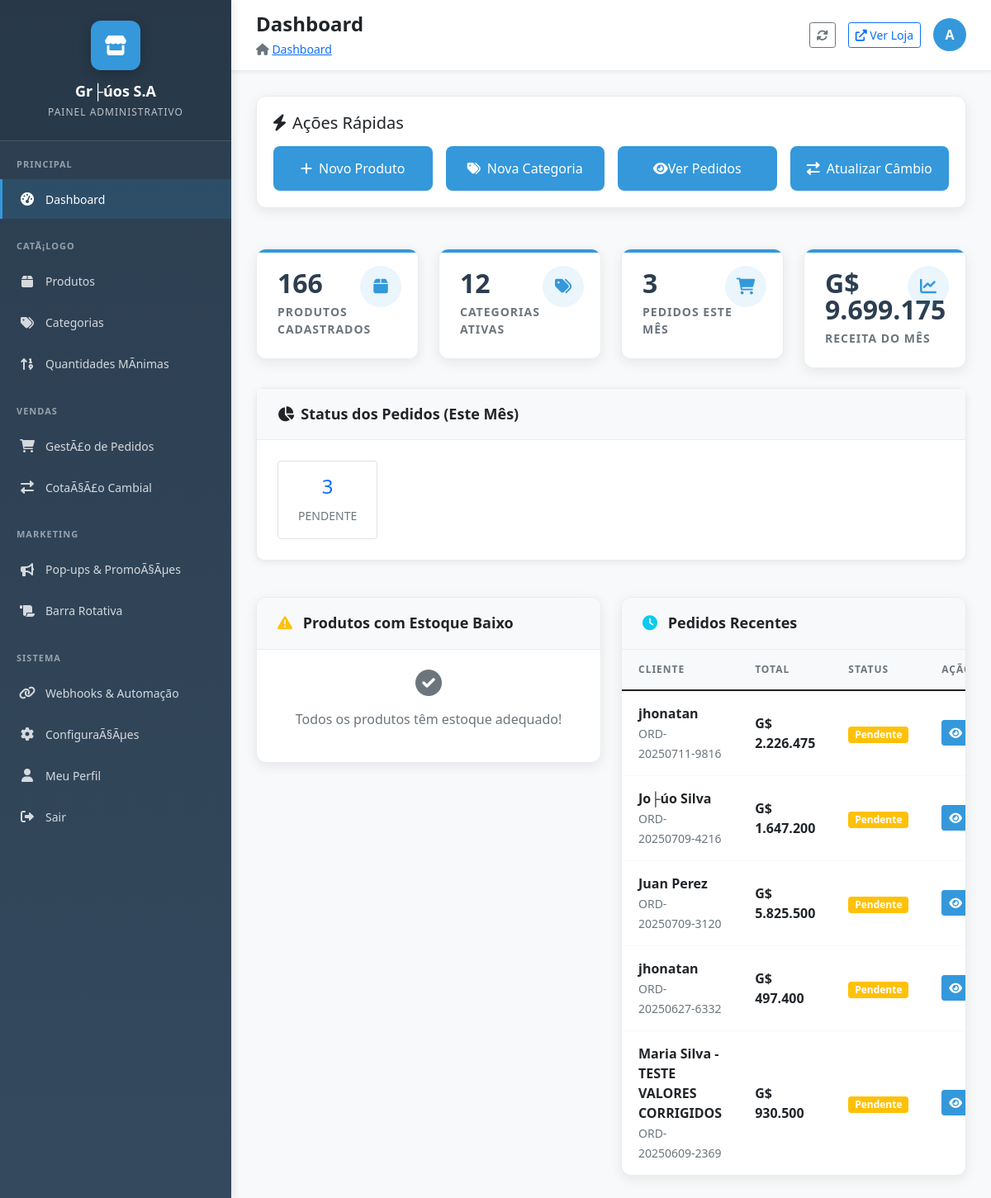
Page /admin/dashboard.php (signed in) on the committed database.
### tables this page shows
CREATE TABLE `store_settings` (
  `id` int(11) NOT NULL AUTO_INCREMENT,
  `store_name` varchar(255) NOT NULL,
  `store_description` text DEFAULT NULL,
  `whatsapp_number` varchar(50) DEFAULT NULL,
  `shipping_rate` decimal(10,2) NOT NULL DEFAULT 1500.00,
  `address` text DEFAULT NULL,
  `business_hours` text DEFAULT NULL,
  `logo_url` varchar(255) DEFAULT NULL,
  `social_facebook` varchar(255) DEFAULT NULL,
  `social_instagram` varchar(255) DEFAULT NULL,
  `social_twitter` varchar(255) DEFAULT NULL,
  `updated_at` timestamp NOT NULL DEFAULT current_timestamp() ON UPDATE current_timestamp(),
  `contact_seller_text` varchar(255) DEFAULT 'Consultar con el vendedor' COMMENT 'Texto em espanhol para produtos sem pre├ºo',
  `default_min_quantity` int(11) DEFAULT 10 COMMENT 'Quantidade m├¡nima padr├úo para novos produtos',
  `hide_retail_price` tinyint(1) DEFAULT 0 COMMENT 'Se 1, remove pre├ºo de varejo do sistema',
  `enable_shipping` tinyint(1) DEFAULT 1 COMMENT 'Se 1 calcula frete, se 0 n├úo mostra frete',
  `shipping_control_text` varchar(255) DEFAULT 'Frete calculado automaticamente' COMMENT 'Texto explicativo para o frete',
  `enable_global_minimums` tinyint(1) DEFAULT 1 COMMENT 'Se 1 respeita m├¡nimos dos produtos, se 0 ignora todos os m├¡nimos',
  `minimum_explanation_text` varchar(255) DEFAULT 'Vendemos somente no m├¡nimo especificado' COMMENT 'Texto explicativo para m├¡nimos',
  PRIMARY KEY (`id`),
  KEY `idx_store_shipping_enabled` (`enable_shipping`),
  KEY `idx_store_minimums_enabled` (`enable_global_minimums`)
);

CREATE TABLE `orders` (
  `id` int(11) NOT NULL AUTO_INCREMENT,
  `order_number` varchar(20) NOT NULL,
  `customer_name` varchar(255) NOT NULL,
  `customer_email` varchar(255) DEFAULT NULL,
  `customer_phone` varchar(50) NOT NULL,
  `customer_address` text NOT NULL,
  `customer_city` varchar(100) NOT NULL,
  `customer_reference` varchar(255) DEFAULT NULL,
  `customer_notes` text DEFAULT NULL,
  `subtotal` decimal(12,2) NOT NULL DEFAULT 0.00,
  `total_weight` decimal(8,2) NOT NULL DEFAULT 0.00,
  `shipping` decimal(10,2) NOT NULL DEFAULT 0.00,
  `total` decimal(12,2) NOT NULL DEFAULT 0.00,
  `status` enum('pendente','contatado','confirmado','enviado','entregue','cancelado') DEFAULT 'pendente',
  `whatsapp_sent` tinyint(1) DEFAULT 1,
  `admin_notes` text DEFAULT NULL,
  `created_at` timestamp NOT NULL DEFAULT current_timestamp(),
  `updated_at` timestamp NOT NULL DEFAULT current_timestamp() ON UPDATE current_timestamp(),
  `contacted_at` timestamp NULL DEFAULT NULL,
  `contacted_by` varchar(100) DEFAULT NULL,
  PRIMARY KEY (`id`),
  UNIQUE KEY `order_number` (`order_number`),
  KEY `idx_orders_status` (`status`),
  KEY `idx_orders_date` (`created_at`),
  KEY `idx_orders_customer` (`customer_name`,`customer_phone`)
);

### admin/dashboard.php (the view, shortened to what the rows shown need)
<?php
require_once '../includes/db_connect.php';
$query_recent_orders = "SELECT id, order_number, customer_name, total, status, created_at FROM orders ORDER BY created_at DESC LIMIT 5";
$result_recent_orders = $conn->query($query_recent_orders);
include 'includes/admin_layout.php';
?>
<div class="row g-4">
    <div class="col-md-6">
        <div class="admin-table">
            <div class="table-responsive">
                <?php if ($result_recent_orders && $result_recent_orders->num_rows > 0): ?>
                    <table class="table">
                        <thead>
                            <tr>
                                <th>Cliente</th>
                                <th>Total</th>
                                <th>Status</th>
                                <th>Ação</th>
                            </tr>
                        </thead>
                        <tbody>
                            <?php while ($order = $result_recent_orders->fetch_assoc()): ?>
                                <tr>
                                    <td>
                                        <div>
                                            <strong><?php echo htmlspecialchars($order['customer_name']); ?></strong>
                                            <br>
                                            <small class="text-muted"><?php echo $order['order_number']; ?></small>
                                        </div>
                                    </td>
                                    <td>
                                        <strong><?php echo formatGuarani($order['total']); ?></strong>
                                    </td>
                                    <td>
                                        <span class="badge bg-<?php
                                            echo match($order['status']) {
                                                'pendente' => 'warning',
                                                'contatado' => 'info',
                                                'confirmado' => 'primary',
                                                'enviado' => 'success',
                                                'entregue' => 'success',
                                                'cancelado' => 'danger',
                                                default => 'secondary'
                                            };
                                        ?>">
                                            <?php echo ucfirst($order['status']); ?>
                                        </span>
                                    </td>
                                    <td>
                                        <a href="pedidos.php?view_order=<?php echo $order['id']; ?>"
                                           class="btn btn-sm btn-admin-primary">
                                            <i class="fas fa-eye"></i>
                                        </a>
                                    </td>
                                </tr>
                            <?php endwhile; ?>
                        </tbody>
                    </table>
                <?php endif; ?>
            </div>
        </div>
    </div>
</div>
<?php
include 'includes/footer.php';
?>

### admin/includes/admin_layout.php (shortened to what the rows shown need)
<?php
if (!isset($store)) {
    require_once '../includes/db_connect.php';
    require_once '../includes/functions.php';
    $store_query = "SELECT * FROM store_settings WHERE id = 1";
    $store_result = $conn->query($store_query);
    $store = $store_result->fetch_assoc();
}
$current_page = basename($_SERVER['PHP_SELF']);
$page_title = 'Painel Administrativo';
$page_titles = [
    'dashboard.php' => 'Dashboard',
    'produtos.php' => 'GestÃ£o de Produtos',
    'produto_adicionar.php' => 'Adicionar Produto',
    'produto_editar.php' => 'Editar Produto',
    'categorias.php' => 'GestÃ£o de Categorias',
    'categoria_adicionar.php' => 'Adicionar Categoria',
    'categoria_editar.php' => 'Editar Categoria',
    'pedidos.php' => 'GestÃ£o de Pedidos',
    'pedidos_melhorado.php' => 'GestÃ£o AvanÃ§ada de Pedidos',
    'pedido_detalhes.php' => 'Detalhes do Pedido',
    'cotacao.php' => 'GestÃ£o de CotaÃ§Ã£o',
    'configuracoes.php' => 'ConfiguraÃ§Ãµes da Loja',
    'perfil.php' => 'Perfil do Administrador',
    'popup_manager.php' => 'GestÃ£o de Pop-ups',
    'barra_rotativa.php' => 'Barra Rotativa',
    'gestao_quantidades_minimas.php' => 'GestÃ£o de Quantidades MÃ­nimas'
];
if (isset($page_titles[$current_page])) {
    $page_title = $page_titles[$current_page];
}
?>
<!DOCTYPE html>
<html lang="pt-BR">
<head>
    <link href="https://cdn.jsdelivr.net/npm/bootstrap@5.1.3/dist/css/bootstrap.min.css" rel="stylesheet">
    <link rel="stylesheet" href="https://cdnjs.cloudflare.com/ajax/libs/font-awesome/6.0.0/css/all.min.css">
</head>
<body>
    <nav class="admin-sidebar">
        <div class="sidebar-brand">
            <div class="brand-logo">
                <i class="fas fa-store"></i>
            </div>
            <h1 class="brand-name"><?php echo htmlspecialchars($store['store_name']); ?></h1>
            <p class="brand-subtitle">Painel Administrativo</p>
        </div>
    </nav>
    <main class="admin-main">
        <header class="admin-header">
            <div class="header-content">
                <div class="page-header">
                    <h1 class="page-title"><?php echo $page_title; ?></h1>
                </div>
            </div>
        </header>
        <div class="admin-content">

### rows in the picture
store_settings: store_name "Gr├úos S.A"
orders: customer_name "jhonatan", order_number "ORD-20250711-9816", total "G$ 2.226.475", status "Pendente"
orders: customer_name "Jo├úo Silva", order_number "ORD-20250709-4216", total "G$ 1.647.200", status "Pendente"
orders: customer_name "Juan Perez", order_number "ORD-20250709-3120", total "G$ 5.825.500", status "Pendente"
orders: customer_name "jhonatan", order_number "ORD-20250627-6332", total "G$ 497.400", status "Pendente"
orders: customer_name "Maria Silva - TESTE VALORES CORRIGIDOS", order_number "ORD-20250609-2369", total "G$ 930.500", status "Pendente"

### other values in the picture
$page_title "Dashboard"
substr($_SESSION['admin_user'] ?? 'A', 0, 1) "A"
$total_products "166"
$total_categories "12"
$total_orders "3"
formatGuarani($total_revenue) "G$ 9.699.175"
$count "3"
$status "PENDENTE"
